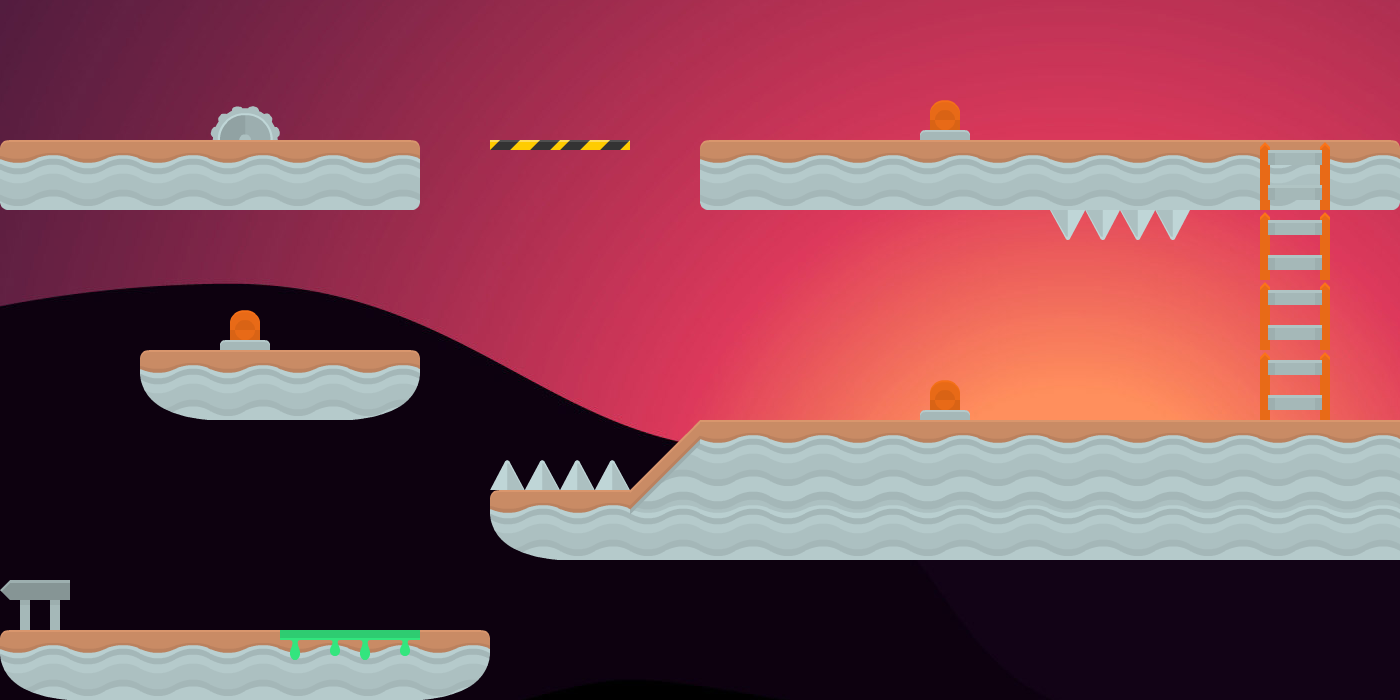

Rendered tile map (Tiled .tmx) drawn with the repository's tilesets; below, a short description and the map source with its tile grids summarised:
An orthogonal 20x10 tile map with 70x70 px tiles, 3 tile layers (Background, Desen Katmanı 1, Desen Katmanı 2), 2 tilesets and 15 objects (3x enemy, player, end).

<map version="1.8" tiledversion="1.8.4" orientation="orthogonal" renderorder="right-down" width="20" height="10" tilewidth="70" tileheight="70" infinite="0" nextlayerid="6" nextobjectid="24">
 <tileset firstgid="1" source="PlatformTiles.tsx" />
 <tileset firstgid="113" source="Background.tsx" />
 <objectgroup id="4" name="objects">
  <object id="1" x="0" y="140">
   <polygon points="0,0 420,0 420,70 0,70" />
  </object>
  <object id="2" x="700" y="140">
   <polygon points="0,0 0,70 560,70 560,0" />
  </object>
  <object id="3" x="1330" y="140">
   <polygon points="0,0 70,0 70,70 0,70" />
  </object>
  <object id="4" x="700" y="420">
   <polygon points="0,0 700,0 700,140 0,140" />
  </object>
  <object id="5" x="490" y="490">
   <polygon points="0,0 210,0 210,70 0,70" />
  </object>
  <object id="6" x="0" y="630">
   <polygon points="0,0 490,0 490,70 0,70" />
  </object>
  <object id="7" x="140" y="350">
   <polygon points="0,0 280,0 280,70 0,70" />
  </object>
  <object id="8" x="633" y="489">
   <polygon points="0,0 66,-68 68,2" />
  </object>
  <object id="9" x="490.333" y="140">
   <polygon points="0,0 139.333,0.333333 139.333,10 -0.333333,9.66667" />
  </object>
  <object id="12" x="211.667" y="139">
   <polygon points="0,0 -0.666667,-8.33333 8,-23.3333 23.6667,-33.3333 44.6667,-32.3333 59.3333,-24 67.6667,-8.33333 66.3333,0.333333" />
  </object>
  <object id="15" name="player" x="70" y="70" width="70" height="70" />
  <object id="17" name="enemy" x="280" y="280" width="70" height="70" />
  <object id="19" name="enemy" x="840" y="350" width="70" height="70" />
  <object id="20" name="enemy" x="1120" y="70" width="70" height="70" />
  <object id="23" name="end" x="0" y="560" width="70" height="70" />
 </objectgroup>
 <layer id="5" name="Background" width="20" height="10">
  <data>[200 cells, 200 non-empty, 200 distinct tile ids]</data>
 </layer>
 <layer id="2" name="Desen Katmanı 1" width="20" height="10">
  <data>[200 cells, 59 non-empty, 12 distinct tile ids]</data>
 </layer>
 <layer id="3" name="Desen Katmanı 2" width="20" height="10">
  <data>[200 cells, 9 non-empty, 4 distinct tile ids]</data>
 </layer>
</map>
